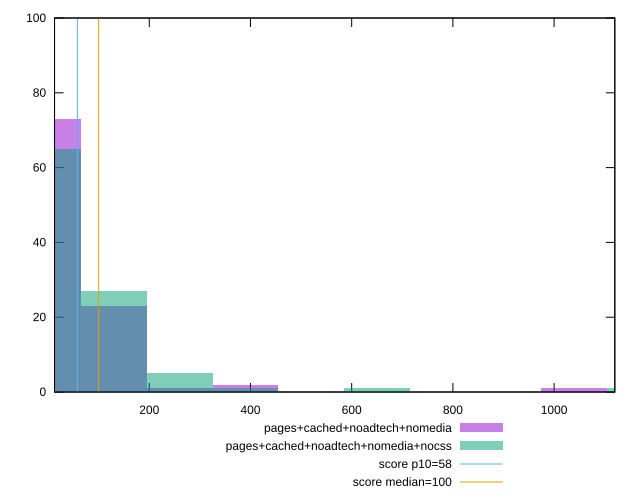

Here is the gnuplot script that generated this plot:
reset

$pagesCachedNoadtechNomedia <<EOF
0 73
130.00623069057028 23
1040.0498455245622 1
390.0186920717108 2
260.01246138114055 1
EOF

$pagesCachedNoadtechNomediaNocss <<EOF
0 65
130.00623069057028 27
260.01246138114055 5
1170.0560762151324 1
390.0186920717108 1
650.0311534528514 1
EOF

set key outside below
set boxwidth 130.00623069057028
set xrange [12.8:1120]
set yrange [0:100]
set trange [0:100]
set style fill transparent solid 0.5 noborder

set parametric
set terminal svg size 640, 500 enhanced background rgb 'white'
set output "report_00014_2021-02-09T15:56:05.503Z/estimated-input-latency/comparison/histogram/3_vs_4.svg"

plot $pagesCachedNoadtechNomedia title "pages+cached+noadtech+nomedia" with boxes, \
     $pagesCachedNoadtechNomediaNocss title "pages+cached+noadtech+nomedia+nocss" with boxes, \
     58,t title "score p10=58", \
     100,t title "score median=100"

reset
